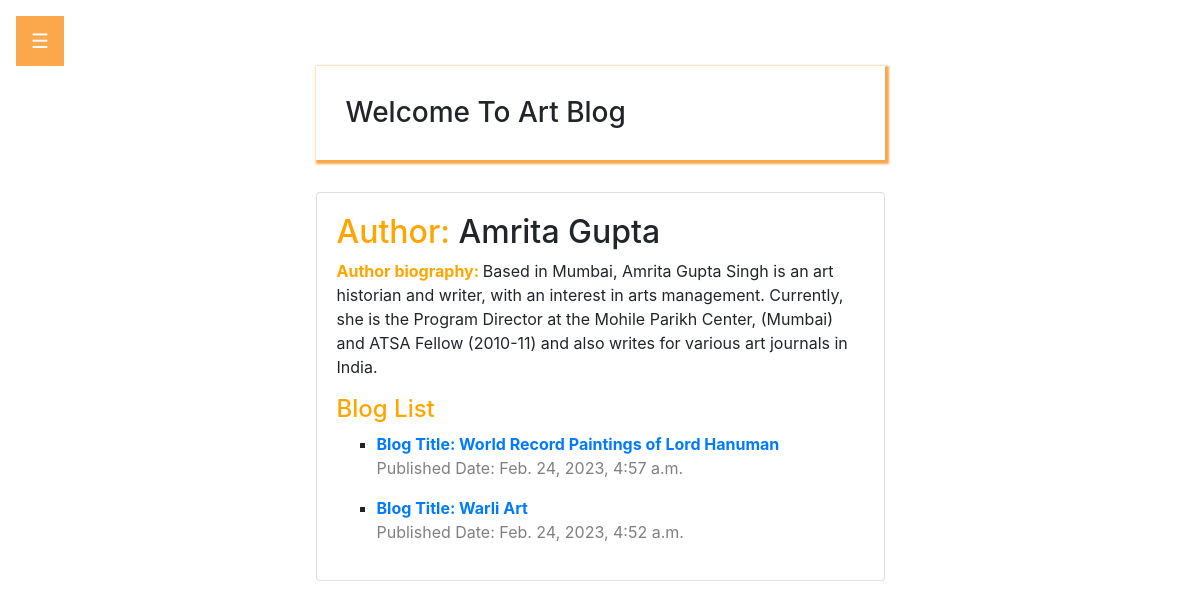
Screenshot of /blog/blogger/2/ with the database file from the repository.
### blog/models.py (models this page shows, shortened)
class Author(models.Model):
    name = models.CharField(max_length=100,null=False)
    about_author = models.TextField()

class BaseModel(models.Model):
    created_at = models.DateTimeField(auto_now_add=True)
    class Meta:
        abstract = True
        ordering = ['-created_at']

class Blog(BaseModel):
    author = models.ForeignKey(Author, on_delete=models.CASCADE,related_name='blogs')
    title = models.CharField(max_length=100)
    blog_content = models.TextField()
    def get_absolute_url(self):
        return reverse("blogdetail", kwargs={"pk": self.pk})

### blog/views.py (the view)
# urls.py: path("blogger/<int:pk>/", AuthorDetailView.as_view(), name="authordetail"),
class AuthorDetailView(DetailView):
    model = Author
    context_object_name = 'author'

### blog/templates/blog/author_detail.html (shortened to what this page needs)
{% extends "base.html" %}
{% block content %}
<div class="card">
    <h2><span> Author: </span>{{author.name}}</h2>
    <p><span>Author biography: </span> {{author.about_author}}</p>
    <h4>Blog List</h4>
        {% for blog in author.blogs.all %}
            <ol style="list-style-type:square">
                <li>
                    <a href="{{ blog.get_absolute_url }}"><b>Blog Title: {{blog.title}}</b></a> <br>
                    <span>Published Date: {{blog.created_at}}</span>
                </li>
            </ol>
        {% endfor %}
</div>
{% endblock content %}

### blog/static/stylesheet.css (style rules this page uses)
body { font-family: "Lato", sans-serif; }

### blog/templates/blog/author_detail.html (style rules this page uses)
span { color:grey; }
h4 { color:orange }
.card { padding:20px; }
p span { color:orange; font-weight:bold; }
h2 span { color:orange; }

### rows the page displays
Author: name "Amrita Gupta", about_author "Based in Mumbai, Amrita Gupta Singh is an art historian and writer, with an interest in arts management. Currently, she is the Program Director at the Mohile Parikh Center, (Mumbai) and ATSA Fellow (2010-11) and also writes for various art journals in India."
Blog: title "World Record Paintings of Lord Hanuman", created_at "Feb. 24, 2023, 4:57 a.m."
Blog: title "Warli Art", created_at "Feb. 24, 2023, 4:52 a.m."
